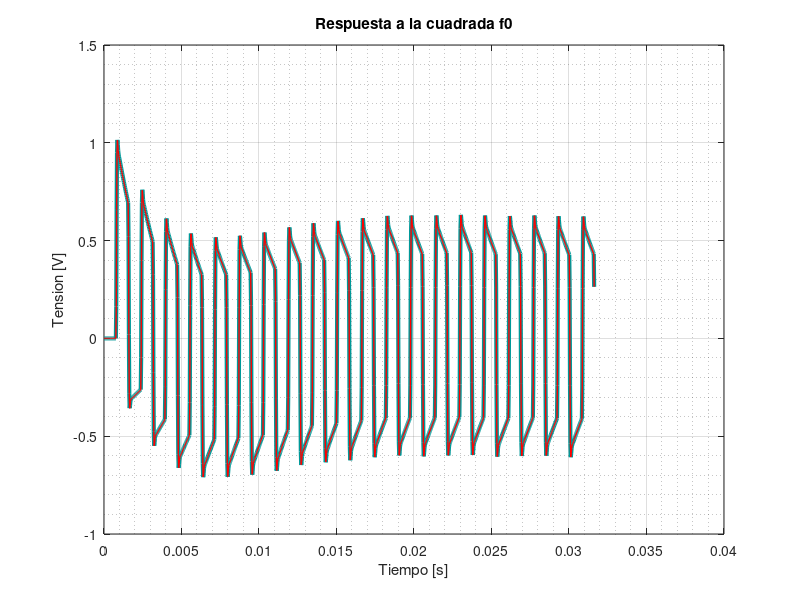

This figure's MATLAB source: (Note: this script raises an error after producing the figure.)

clear all; 
close all;
clc; 

xcyan = (1/255)*[0,153,153];
dblue = (1/255)*[0,0,51];

s = tf('s');
 
H = (s^2 * 2.527e9) /(s^4 + s^3 * 7.153e4 + s^2 * 2.558e9 + s * 1.13e12 + 2.494e14)

Hpasabajos = (2.51e9)/(s^2+ 7.12e4*s + 2.51e9);    
Hpasaltos = (s^2)/(s^2 +s*448.83 + 99461.4);

Hcreado = Hpasabajos * Hpasaltos;

%%

w0 = 3973.965;
f0 = w0/(2*pi);
%%% Respuesta a la cuadrada
% Defino una cuadrada de periodo 1/f0 y dura 10 periodos
[cuad,t] = gensig("SQUARE" , 1/f0 , 20/f0); 
%Ahora busco la respuesta al filtro con esto:
figure(4)
[y_cuad,t_cuad] = lsim(H,cuad,t); 
plot(t_cuad,y_cuad, 'linewidth',3,'color',xcyan)
[y_cuad_creado, t_cuad_creado] = lsim(Hcreado, cuad, t);
hold on
plot(t_cuad_creado, y_cuad_creado, 'linewidth',1,'color','r')
xlabel("Tiempo [s]")
ylabel("Tension [V]")
title("Respuesta a la cuadrada f0")
grid on
grid minor
hold off

ax = gca;
set(gca, 'color', dblue);
set(gcf, 'color', dblue);
ax.Title.Color = 'white';
ax.XLabel.Color = 'white';
ax.YLabel.Color = 'white';
ax.XColor = 'white';
ax.YColor = 'white';
ax.GridAlpha = 0.5;
ax.GridColor = 'white';
ax.MinorGridColor = 'white';
ax.MinorGridAlpha = 0.5;


%%
% Defino una cuadrada de periodo 10/f0 y dura 5 periodos TIENE MAS PERIODO,
% MENOS FRECUENCIA
[cuad,t] = gensig("SQUARE" , 10/f0 , 30/f0); 
%Ahora busco la respuesta al filtro con esto:
figure(5)
[y_cuad,t_cuad] = lsim(H,cuad,t); 
plot(t_cuad,y_cuad, 'linewidth',3,'color',xcyan)
[y_cuad_creado, t_cuad_creado] = lsim(Hcreado, cuad, t);
hold on
plot(t_cuad_creado, y_cuad_creado, 'linewidth',1,'color','r')
xlabel("Tiempo [s]")
ylabel("Tension [V]")
title("Respuesta a la cuadrada f0/10")
grid on
grid minor
hold off

ax = gca;
set(gca, 'color', dblue);
set(gcf, 'color', dblue);
ax.Title.Color = 'white';
ax.XLabel.Color = 'white';
ax.YLabel.Color = 'white';
ax.XColor = 'white';
ax.YColor = 'white';
ax.GridAlpha = 0.5;
ax.GridColor = 'white';
ax.MinorGridColor = 'white';
ax.MinorGridAlpha = 0.5;



%%
% Defino una cuadrada de periodo 10f0 y dura 5 periodos
[cuad,t] = gensig("SQUARE" , 1/(10*f0) , 10/(10*f0)); 
%Ahora busco la respuesta al filtro con esto:
figure(6)
[y_cuad,t_cuad] = lsim(H,cuad,t); 
plot(t_cuad,y_cuad, 'linewidth',3,'color',xcyan)
[y_cuad_creado, t_cuad_creado] = lsim(Hcreado, cuad, t);
hold on
plot(t_cuad_creado, y_cuad_creado, 'linewidth',1,'color','r')
%plot(t,cuad,'color','r')
xlabel("Tiempo [s]")
ylabel("Tension [V]")
title("Respuesta a la cuadrada 10f0")
grid on
grid minor
hold off

ax = gca;
set(gca, 'color', dblue);
set(gcf, 'color', dblue);
ax.Title.Color = 'white';
ax.XLabel.Color = 'white';
ax.YLabel.Color = 'white';
ax.XColor = 'white';
ax.YColor = 'white';
ax.GridAlpha = 0.5;
ax.GridColor = 'white';
ax.MinorGridColor = 'white';
ax.MinorGridAlpha = 0.5;